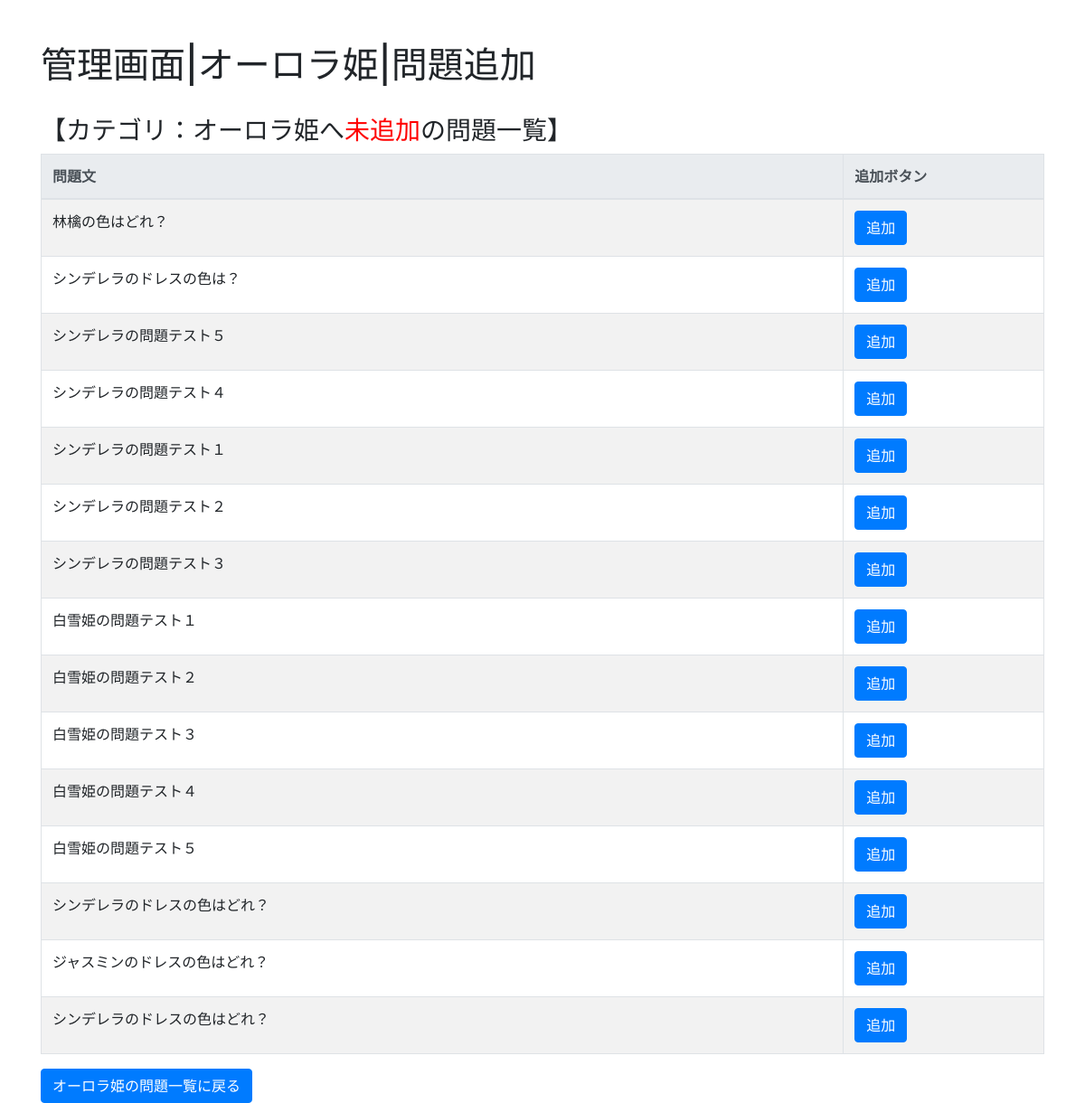
The page /edit/question/add/18 on the database its author committed.
### question/models.py (models this page shows, shortened)
class Category(models.Model):
    name = models.CharField('カテゴリ名称', max_length=512, blank=False)
    category_no = models.PositiveSmallIntegerField(verbose_name='カテゴリNo.', default=1)
    CategoryGroup = models.ForeignKey(CategoryGroup, on_delete=models.CASCADE, default=set_default_cateory_group)
    img = models.ImageField(verbose_name='画像', upload_to='images/', null=True)

class Question(models.Model):
    body = models.CharField('本文（漢字）', max_length=1024)
    body_kana = models.CharField('本文（ひらがな）', max_length=1024, default="")
    Category = models.ManyToManyField(Category)
    question_no = models.PositiveSmallIntegerField(verbose_name='問題No.', default=0)
    answer_choice_no = models.PositiveSmallIntegerField(verbose_name='正解No.', default=1)
    ok_comment = models.CharField('解説（正解の場合）', max_length=1024, default="")
    ng_comment = models.CharField('解説（不正解の場合）', max_length=1024, default="")
    question_disp_type = models.ForeignKey(QuestionDispType, on_delete=models.SET_DEFAULT, default=set_default_disp_type)

class ImageQuestion(models.Model):
    body = models.CharField('本文（漢字）', max_length=1024)
    body_kana = models.CharField('本文（ひらがな）', max_length=1024, default="")
    Category = models.ManyToManyField(Category)
    question_no = models.PositiveSmallIntegerField(verbose_name='問題No.', default=0)
    answer_choice_no = models.PositiveSmallIntegerField(verbose_name='正解No.', default=1)
    ok_comment = models.CharField('解説（正解の場合）', max_length=1024, default="")
    ng_comment = models.CharField('解説（不正解の場合）', max_length=1024, default="")
    wrap_back_num = models.PositiveSmallIntegerField(verbose_name='1行の最大の選択肢数.', default=3)

### edit/views.py (the view, shortened to what this page needs)
# urls.py: path('question/add/<int:category_id>', views.QuestionAddView.as_view(), name='question_add'),
class QuestionAddView(TemplateView):
    template_name = 'question/question_add.html'
    def get_context_data(self, **kwargs):
        context = super().get_context_data(**kwargs)
        category = Category.objects.get(pk=self.kwargs.get('category_id'))
        category_question_id_list = category.question_set.values_list('id', flat=True)
        category_imagequestion_id_list = category.imagequestion_set.values_list('id', flat=True)
        not_exists_question_list = []
        not_exists_imgquestion_list = []
        all_question = Question.objects.all()
        all_imgquestion = ImageQuestion.objects.all()
        for question in all_question:
            if question.id not in category_question_id_list:
                not_exists_question_list.append(question)
        for question in all_imgquestion:
            if question.id not in category_imagequestion_id_list:
                not_exists_imgquestion_list.append(question)
        context['category'] = category
        context['question_list'] = not_exists_question_list
        context['img_question_list'] = not_exists_imgquestion_list
        context['add_result'] = self.kwargs.get('add_result')
        return context

### edit/templates/question/question_add.html (shortened to what this page needs)
{% extends 'question/base.html' %}
{% block page_title %}管理画面|{{ category.name }}|問題追加{% endblock %}
{% block content %}
<div class="container">
    <div class="row">
      <div class="col-12">
        <br>
        <h3>【カテゴリ：{{ category.name }}へ<font color="red">未追加</font>の問題一覧】</h3>
        <table class="table table-bordered table-striped">
            <thead class="thead-light">
                <tr>
                  <th style="width:80%">問題文</th>
                  <th style="width:20%">追加ボタン</th>
                </tr>
            </thead>
            {% for question in question_list %}
            <tr>
                <td>{{ question.body }}</td>
                <td>
                  <form action="{% url 'question_add' category.pk %}" method="post">
                    <input type="submit" class="btn btn-primary" value="追加"></a>
                  </form>
                </td>
            </tr>
            {% endfor %}
            {% for question in img_question_list %}
            <tr>
                <td>{{ question.body }}</td>
                <td>
                  <form action="{% url 'question_add' category.pk %}" method="post">
                    <input type="submit" class="btn btn-primary" value="追加"></a>
                  </form>
                </td>
            </tr>
            {% endfor %}
        </table>
      </div>
    </div>
    <div class="row">
        <div class="col-12">
          <a class="btn btn-primary" href="{% url 'category_question_list' category.pk %}" role="button">{{ category.name }}の問題一覧に戻る</a>
        </div>
      </div>
</div>
{% endblock %}

### rows shown on the page
Category: name "オーロラ姫"
Question: body "林檎の色はどれ？"
Question: body "シンデレラのドレスの色は？"
Question: body "シンデレラの問題テスト５"
Question: body "シンデレラの問題テスト４"
Question: body "シンデレラの問題テスト１"
Question: body "シンデレラの問題テスト２"
Question: body "シンデレラの問題テスト３"
Question: body "白雪姫の問題テスト１"
Question: body "白雪姫の問題テスト２"
Question: body "白雪姫の問題テスト３"
Question: body "白雪姫の問題テスト４"
Question: body "白雪姫の問題テスト５"
Question: body "シンデレラのドレスの色はどれ？"
ImageQuestion: body "ジャスミンのドレスの色はどれ？"
ImageQuestion: body "シンデレラのドレスの色はどれ？"
